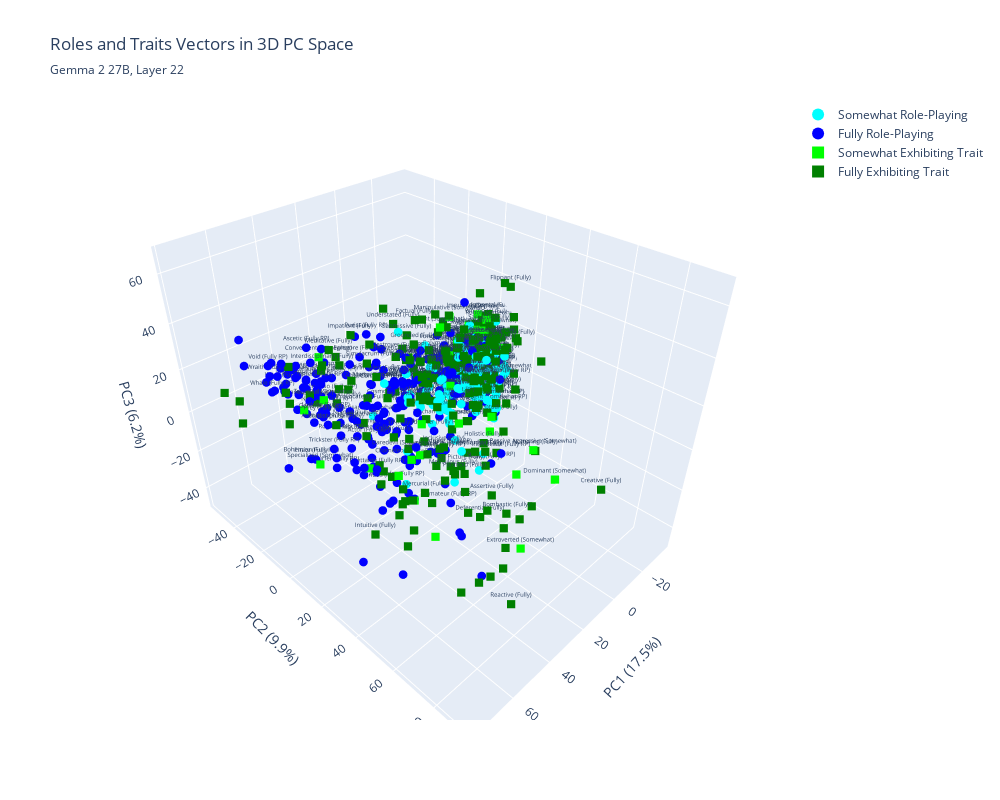

The cell this chart's notebook holds for it:
### Code cell
if assistant:
    fig_3d = plot_3d_pca(pca_results, role_labels, layer, dir, type, assistant_activation=asst_projected[0])
    fig_3d.show()
    fig_3d.write_html(f"{output_dir}/3d_pca_assistant.html")
else:
    fig_3d = plot_3d_pca(pca_results, role_labels, layer, dir, type)
    fig_3d.show()
    fig_3d.write_html(f"{output_dir}/3d_pca.html")

### Figure 1 — Plotly figure (JSON) as saved in the notebook; plotly's stock layout.template omitted (floating-point values rounded to 4 significant figures; data arrays with more than 128 entries replaced by an {"elided": "..."} marker saying what was removed)
{"data": [{"hovertemplate": "<b>%{hovertext}</b><br>PC1: %{x:.3f}<br>PC2: %{y:.3f}<br>PC3: %{z:.3f}<br><extra></extra>", "hovertext": {"elided": "173 str values"}, "marker": {"color": "cyan", "size": 3, "symbol": "circle"}, "mode": "markers+text", "name": "Somewhat Role-Playing", "text": {"elided": "173 str values"}, "textfont": {"size": 6}, "textposition": "top center", "type": "scatter3d", "x": {"elided": "173 float values"}, "y": {"elided": "173 float values"}, "z": {"elided": "173 float values"}}, {"hovertemplate": "<b>%{hovertext}</b><br>PC1: %{x:.3f}<br>PC2: %{y:.3f}<br>PC3: %{z:.3f}<br><extra></extra>", "hovertext": {"elided": "275 str values"}, "marker": {"color": "blue", "size": 3, "symbol": "circle"}, "mode": "markers+text", "name": "Fully Role-Playing", "text": {"elided": "275 str values"}, "textfont": {"size": 6}, "textposition": "top center", "type": "scatter3d", "x": {"elided": "275 float values"}, "y": {"elided": "275 float values"}, "z": {"elided": "275 float values"}}, {"hovertemplate": "<b>%{hovertext}</b><br>PC1: %{x:.3f}<br>PC2: %{y:.3f}<br>PC3: %{z:.3f}<br><extra></extra>", "hovertext": ["Technical (Somewhat)", "Subversive (Somewhat)", "Stream Of Consciousness (Somewhat)", "Specialized (Somewhat)", "Reverent (Somewhat)", "Resilient (Somewhat)", "Regulatory (Somewhat)", "Quantitative (Somewhat)", "Provocative (Somewhat)", "Passive Aggressive (Somewhat)", "Paranoid (Somewhat)", "Obsessive (Somewhat)", "Manipulative (Somewhat)", "Introverted (Somewhat)", "Individualistic (Somewhat)", "Impulsive (Somewhat)", "Improvisational (Somewhat)", "Grandiose (Somewhat)", "Extroverted (Somewhat)", "Egalitarian (Somewhat)", "Edgy (Somewhat)", "Dominant (Somewhat)", "Dogmatic (Somewhat)", "Deontological (Somewhat)", "Decisive (Somewhat)", "Data Driven (Somewhat)", "Cruel (Somewhat)", "Convergent (Somewhat)", "Confrontational (Somewhat)", "Condescending (Somewhat)", "Blunt (Somewhat)", "Ascetic (Somewhat)"], "marker": {"color": "lime", "size": 3, "symbol": "square"}, "mode": "markers+text", "name": "Somewhat Exhibiting Trait", "text": ["Technical (Somewhat)", "", "", "Specialized (Somewhat)", "", "", "Regulatory (Somewhat)", "", "", "Passive Aggressive (Somewhat)", "", "", "Manipulative (Somewhat)", "", "", "Impulsive (Somewhat)", "", "", "Extroverted (Somewhat)", "", "", "Dominant (Somewhat)", "", "", "Decisive (Somewhat)", "", "", "Convergent (Somewhat)", "", "", "Blunt (Somewhat)", ""], "textfont": {"size": 6}, "textposition": "top center", "type": "scatter3d", "x": [47.05, 46.0, 31.95, 51.63, 39.19, -27.09, -26.75, 17.06, -25.65, 9.858, -34.42, -2.428, -14.03, 48.53, 53.3, -29.92, -17.42, -22.58, 26.84, -18.84, 28.68, -9.566, -27.56, 15.69, -31.4, -24.15, 36.61, 27.98, -10.33, -25.52, -9.565, -7.484], "y": [-14.08, 33.5, 10.69, -14.41, 27.5, -4.336, 2.158, 29.06, -0.6497, 59.11, 6.68, 5.004, -6.176, -26.12, 52.67, -4.657, 16.42, -9.5, 69.81, 14.77, 20.92, 57.12, -6.578, 6.332, -3.81, 5.369, -1.774, -41.85, -1.445, -5.681, -7.21, 39.59], "z": [10.78, 8.086, -21.37, -18.6, -19.24, 10.45, 18.98, 6.519, 18.21, 6.47, 8.562, 17.83, 26.75, 0.776, -10.84, 22.41, -14.38, 10.54, -23.31, -23.92, 7.979, -20.35, 15.81, -22.45, 10.66, 25.92, -22.02, 10.02, -3.458, 18.81, 23.06, -26.93]}, {"hovertemplate": "<b>%{hovertext}</b><br>PC1: %{x:.3f}<br>PC2: %{y:.3f}<br>PC3: %{z:.3f}<br><extra></extra>", "hovertext": {"elided": "239 str values"}, "marker": {"color": "green", "size": 3, "symbol": "square"}, "mode": "markers+text", "name": "Fully Exhibiting Trait", "text": {"elided": "239 str values"}, "textfont": {"size": 6}, "textposition": "top center", "type": "scatter3d", "x": {"elided": "239 float values"}, "y": {"elided": "239 float values"}, "z": {"elided": "239 float values"}}, {"hovertemplate": "<b>Assistant</b><br>PC1: %{x:.3f}<br>PC2: %{y:.3f}<br>PC3: %{z:.3f}<br><extra></extra>", "marker": {"color": "red", "opacity": 1, "size": 5}, "mode": "markers+text", "showlegend": false, "text": ["Assistant"], "textfont": {"color": "black", "size": 8}, "textposition": "top center", "type": "scatter3d", "x": [-32.83], "y": [3.36], "z": [0.8209]}], "layout": {"height": 800, "legend": {"itemsizing": "constant", "itemwidth": 30}, "scene": {"xaxis": {"title": {"text": "PC1 (17.5%)"}}, "yaxis": {"title": {"text": "PC2 (9.9%)"}}, "zaxis": {"title": {"text": "PC3 (6.2%)"}}}, "title": {"subtitle": {"text": "Gemma 2 27B, Layer 22"}, "text": "Roles and Traits Vectors in 3D PC Space"}, "width": 1000}}
